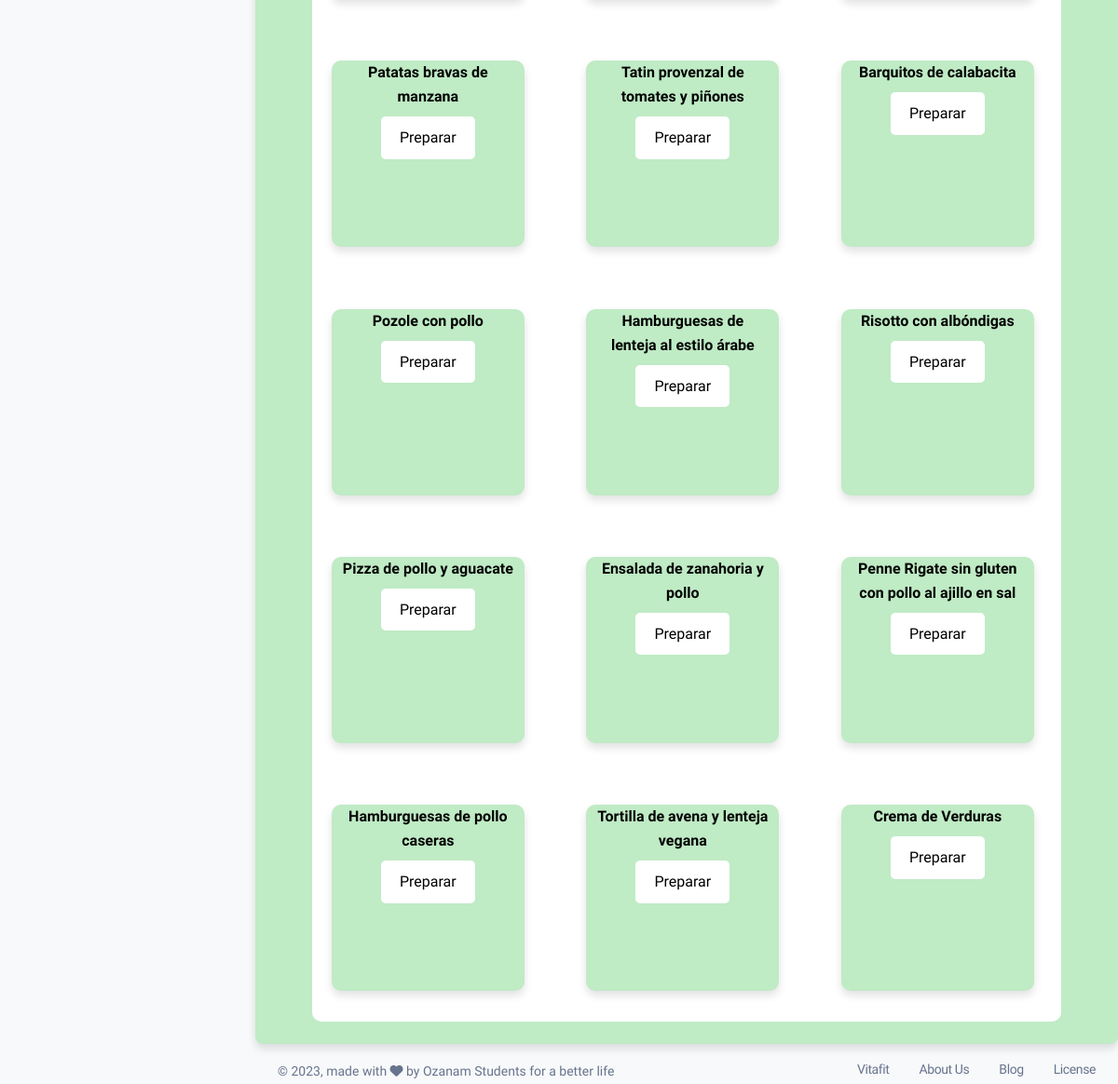
/dashboard.php?mod=recetas (signed in, lower part), run on an earlier commit of the app's database.
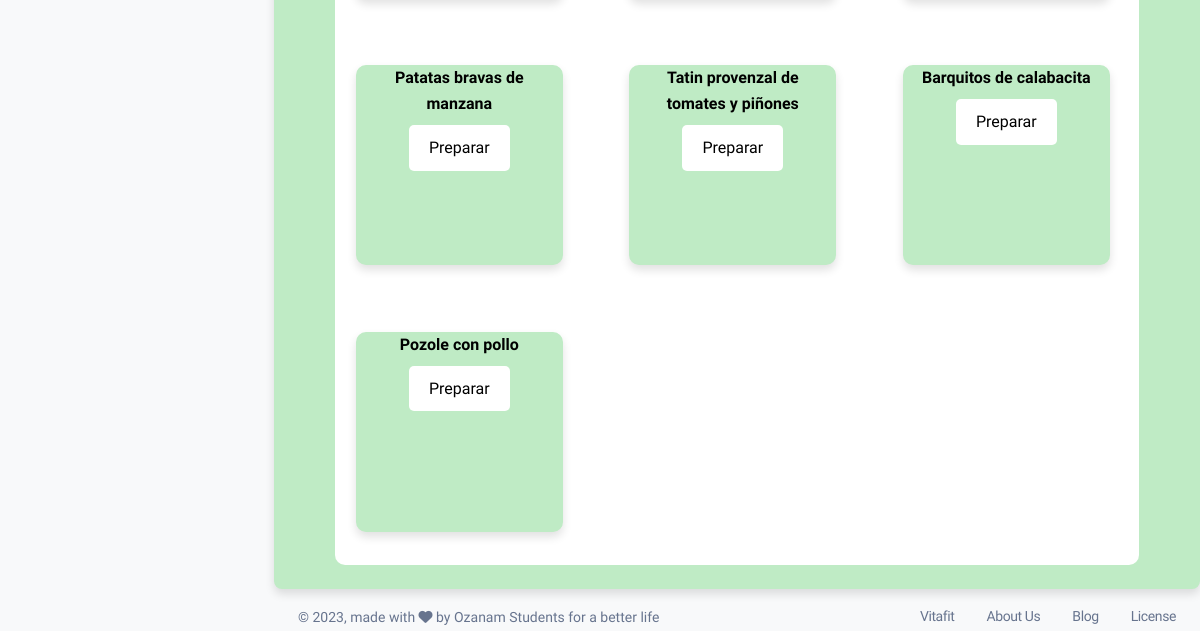
And on a later commit of the database.
### tables this page shows
CREATE TABLE `receta` (
  `id_receta` int(1) NOT NULL,
  `nombre` varchar(50) NOT NULL,
  `descripcion` varchar(15000) NOT NULL,
  `video` blob NOT NULL,
  `ingredientes` varchar(1000) NOT NULL,
  `imagen` mediumblob NOT NULL
);

### modulos/recetas.php (the view, shortened to what this page needs)
<center>
<div class="col-md-12">
<div class="recetas col-md-11">
<div class="row">
    <?php
      include "conexion.php";
      if (isset($_SESSION['documento'])){
      if(isset($_POST['btn_consulta'])){
      $dato=$_POST["txtconsulta"];
      $consulta=mysqli_query($conexion,"SELECT * FROM receta WHERE nombre LIKE '%$dato%';") or die ($conexion."Error en la consulta");
      $cantidad = mysqli_num_rows($consulta);
      if($cantidad > 0){
      while($fila=mysqli_fetch_array($consulta)){
        ?>
        <br>
        <br><br>
        <div class="receta col-md-3 col-lg-3 col-sm-3 col-xs-3 shadow-md">
        <div class="nombre_receta">
          <h6><?php echo $fila['nombre'];?></h6>
        </div>
        <form method="post"action="dashboard.php?mod=info_receta">
        <input type="text" class="form-control" name="nombre_receta" value="<?php echo $fila['nombre'];?>" hidden>
        <button type="submit" class="btn_consulta col-md-2" name="btn_receta">Preparar</button>
        </form>
        </div>
        <?php
      }
      }
      }
      else{
        $dato='';
        $consulta=mysqli_query($conexion,"SELECT * FROM receta WHERE nombre LIKE '%$dato%';") or die ($conexion."Error en la consulta");
        $cantidad = mysqli_num_rows($consulta);
        if($cantidad > 0){
        while($fila=mysqli_fetch_array($consulta)){
          ?>
          <br>
          <br><br>
          <div class="receta col-md-3 col-lg-3 col-sm-3 col-xs-3 shadow-md">
          <div class="nombre_receta">
            <h6><?php echo $fila['nombre'];?></h6>
          </div>
          <form method="post"action="dashboard.php?mod=info_receta">
          <button type="submit" class="btn_consulta" name="btn_receta">Preparar</button>
          </form>
          </div>
          <?php
        }
      }
      }
      }
    ?>
</div>
</div>
</div>
</center>
</div>

### dashboard.php (shortened to what this page needs)
<?php
include "conexion.php";
?>
<!DOCTYPE html>
<html lang="es">
<head>
  <link rel="stylesheet" href="https://unpkg.com/boxicons@2.1.3/css/boxicons.min.css">
  <link href="dashboard/assets/css/nucleo-svg.css" rel="stylesheet" />
  <link id="pagestyle" href="dashboard/assets/css/dashboards.css?v=1.0.7" rel="stylesheet" />
</head>
<body class="g-sidenav-show  bg-gray-100">
  <aside class="sidenav navbar navbar-vertical navbar-expand-xs border-0 border-radius-xl my-3 fixed-start ms-3 " id="sidenav-main">
  </aside>
  <main class="main-content position-relative border-radius-lg ">
    <div class="container-fluid py-4 shadow border-radius-md" style=" background-color: #BFEBC5;">
      <?php
        if(@ $_GET['mod']=="")
        {
          require_once("modulos/inicio.php");
        }
        else
            if(@ $_GET['mod']=="inicio")
            {
              require_once("modulos/inicio.php");
            }
            else
                if(@ $_GET['mod']=="recetas")
                {
                  require_once("modulos/recetas.php");
                }
      ?>
      <footer class="footer pt-3  ">
        <div class="container-fluid">
          <div class="row align-items-center justify-content-lg-between">
            <div class="col-lg-6 mb-lg-0 mb-4">
              <div class="copyright text-center text-sm text-muted text-lg-start">
                © ,
                made with <i class="fa fa-heart"></i> by Ozanam Students for a better life
              </div>
            </div>
            <div class="col-lg-6">
              <ul class="nav nav-footer justify-content-center justify-content-lg-end">
                <li class="nav-item">
                  <a href="https://instagram.com/vitafit_fo" class="nav-link text-muted" target="_blank">Vitafit</a>
                </li>
                <li class="nav-item">
                  <a href="https://www.creative-tim.com/presentation" class="nav-link text-muted" target="_blank">About Us</a>
                </li>
                <li class="nav-item">
                  <a href="https://www.creative-tim.com/blog" class="nav-link text-muted" target="_blank">Blog</a>
                </li>
                <li class="nav-item">
                  <a href="https://www.creative-tim.com/license" class="nav-link pe-0 text-muted" target="_blank">License</a>
                </li>
              </ul>
            </div>
          </div>
        </div>
      </footer>
  </main>
</body>
</html>

### modulos/recetas.php (style rules this page uses)
.btn_consulta { background-color:#ffffff; padding: 10px 20px; color: black; border: none; border-radius: 5px; font-size: 16px; cursor: pointer; transition: transform 0.3s ease; }
.receta { background-color:#BFEBC5 ; height: 200px; margin: 4%; border-radius: 10px; }
.recetas { background-color:white ; border-radius: 10px; }

What changed in the data, as far as the page shows it:
removed receta: nombre "Hamburguesas de lenteja al estilo árabe"
removed receta: nombre "Risotto con albóndigas"
removed receta: nombre "Pizza de pollo y aguacate"
removed receta: nombre "Ensalada de zanahoria y pollo"
removed receta: nombre "Penne Rigate sin gluten con pollo al ajillo en sal"
removed receta: nombre "Hamburguesas de pollo caseras"
removed receta: nombre "Tortilla de avena y lenteja vegana"
removed receta: nombre "Crema de Verduras"
